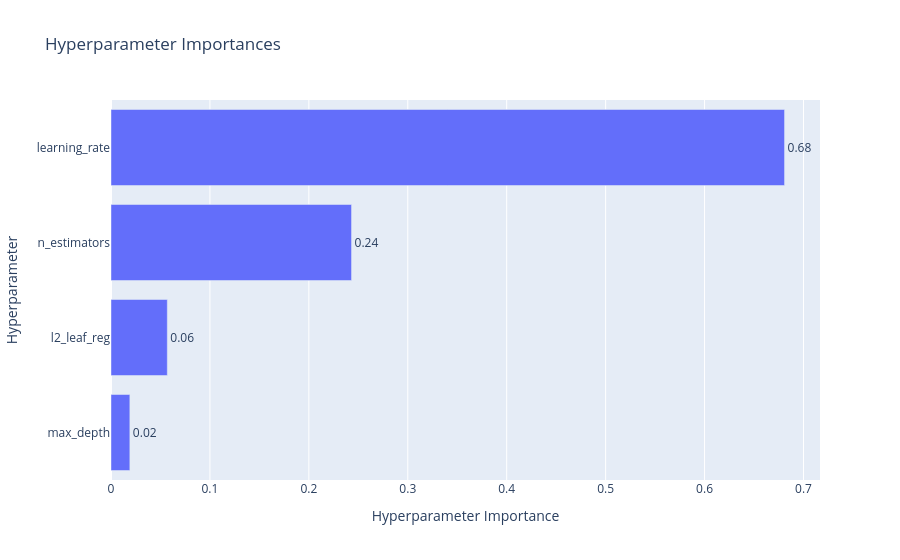

The cell this chart's notebook holds for it:
### Code cell
cat_study = optuna.load_study(
    study_name="cat_study_native", 
    storage="sqlite:///optuna_studies/cat_study.db" 
)
fig = vis.plot_param_importances(cat_study)
fig.show()

### Figure 1 — Plotly figure (JSON) as saved in the notebook; plotly's stock layout.template omitted (floating-point values rounded to 4 significant figures)
{"data": [{"cliponaxis": false, "hovertemplate": ["max_depth (IntDistribution): 0.019049877449714155<extra></extra>", "l2_leaf_reg (FloatDistribution): 0.0569314566233516<extra></extra>", "n_estimators (IntDistribution): 0.24315400050477695<extra></extra>", "learning_rate (FloatDistribution): 0.6808646654221573<extra></extra>"], "name": "Objective Value", "orientation": "h", "text": ["0.02", "0.06", "0.24", "0.68"], "textposition": "outside", "type": "bar", "x": [0.01905, 0.05693, 0.2432, 0.6809], "y": ["max_depth", "l2_leaf_reg", "n_estimators", "learning_rate"]}], "layout": {"title": {"text": "Hyperparameter Importances"}, "xaxis": {"title": {"text": "Hyperparameter Importance"}}, "yaxis": {"title": {"text": "Hyperparameter"}}}}
